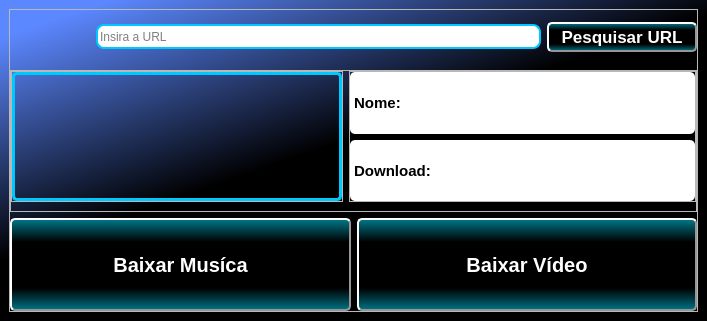
<?xml version="1.0" encoding="UTF-8"?>
<ui version="4.0">
 <class>MainWindow</class>
 <widget class="QMainWindow" name="MainWindow">
  <property name="geometry">
   <rect>
    <x>0</x>
    <y>0</y>
    <width>707</width>
    <height>321</height>
   </rect>
  </property>
  <property name="minimumSize">
   <size>
    <width>707</width>
    <height>321</height>
   </size>
  </property>
  <property name="maximumSize">
   <size>
    <width>1000</width>
    <height>400</height>
   </size>
  </property>
  <property name="cursor">
   <cursorShape>ArrowCursor</cursorShape>
  </property>
  <property name="windowTitle">
   <string>YoutubeDownloader</string>
  </property>
  <property name="windowIcon">
   <iconset resource="resources.qrc">
    <normaloff>:/newPrefix/download.ico</normaloff>:/newPrefix/download.ico</iconset>
  </property>
  <property name="styleSheet">
   <string notr="true"/>
  </property>
  <property name="tabShape">
   <enum>QTabWidget::Rounded</enum>
  </property>
  <widget class="QWidget" name="centralwidget">
   <property name="sizePolicy">
    <sizepolicy hsizetype="Expanding" vsizetype="Expanding">
     <horstretch>0</horstretch>
     <verstretch>0</verstretch>
    </sizepolicy>
   </property>
   <property name="maximumSize">
    <size>
     <width>999999</width>
     <height>16777215</height>
    </size>
   </property>
   <property name="cursor">
    <cursorShape>ArrowCursor</cursorShape>
   </property>
   <property name="styleSheet">
    <string notr="true">#centralwidget{ background-color: qlineargradient(spread:pad, x1:0.363, y1:0.534, x2:0.028, y2:0.097, stop:0 rgba(0, 0, 0, 255), stop:1 rgba(92, 136, 255, 255));}</string>
   </property>
   <layout class="QVBoxLayout" name="verticalLayout">
    <item>
     <widget class="QFrame" name="frame">
      <property name="sizePolicy">
       <sizepolicy hsizetype="Expanding" vsizetype="Expanding">
        <horstretch>0</horstretch>
        <verstretch>0</verstretch>
       </sizepolicy>
      </property>
      <property name="styleSheet">
       <string notr="true"/>
      </property>
      <property name="frameShape">
       <enum>QFrame::StyledPanel</enum>
      </property>
      <property name="frameShadow">
       <enum>QFrame::Raised</enum>
      </property>
      <layout class="QVBoxLayout" name="verticalLayout_2">
       <property name="leftMargin">
        <number>0</number>
       </property>
       <property name="topMargin">
        <number>0</number>
       </property>
       <property name="rightMargin">
        <number>0</number>
       </property>
       <property name="bottomMargin">
        <number>0</number>
       </property>
       <item>
        <layout class="QHBoxLayout" name="horizontalLayout">
         <item>
          <widget class="QLabel" name="Url_icone">
           <property name="sizePolicy">
            <sizepolicy hsizetype="Maximum" vsizetype="Minimum">
             <horstretch>0</horstretch>
             <verstretch>0</verstretch>
            </sizepolicy>
           </property>
           <property name="minimumSize">
            <size>
             <width>80</width>
             <height>54</height>
            </size>
           </property>
           <property name="maximumSize">
            <size>
             <width>16777215</width>
             <height>16777215</height>
            </size>
           </property>
           <property name="font">
            <font>
             <weight>50</weight>
             <bold>false</bold>
            </font>
           </property>
           <property name="styleSheet">
            <string notr="true">image: url(:/newPrefix/url_icon.ico);</string>
           </property>
           <property name="text">
            <string/>
           </property>
          </widget>
         </item>
         <item>
          <widget class="QLineEdit" name="lineEdit_Inserir_url">
           <property name="sizePolicy">
            <sizepolicy hsizetype="Preferred" vsizetype="Maximum">
             <horstretch>0</horstretch>
             <verstretch>0</verstretch>
            </sizepolicy>
           </property>
           <property name="minimumSize">
            <size>
             <width>15</width>
             <height>15</height>
            </size>
           </property>
           <property name="maximumSize">
            <size>
             <width>500</width>
             <height>25</height>
            </size>
           </property>
           <property name="font">
            <font>
             <weight>50</weight>
             <italic>false</italic>
             <bold>false</bold>
             <underline>false</underline>
             <strikeout>false</strikeout>
             <kerning>false</kerning>
            </font>
           </property>
           <property name="cursor">
            <cursorShape>IBeamCursor</cursorShape>
           </property>
           <property name="layoutDirection">
            <enum>Qt::LeftToRight</enum>
           </property>
           <property name="autoFillBackground">
            <bool>false</bool>
           </property>
           <property name="styleSheet">
            <string notr="true">
 border-radius: 8px;
border: 2px solid rgb(0, 200, 255);</string>
           </property>
           <property name="inputMethodHints">
            <set>Qt::ImhHiddenText</set>
           </property>
           <property name="inputMask">
            <string/>
           </property>
           <property name="text">
            <string/>
           </property>
           <property name="frame">
            <bool>true</bool>
           </property>
           <property name="echoMode">
            <enum>QLineEdit::Normal</enum>
           </property>
           <property name="placeholderText">
            <string>Insira a URL</string>
           </property>
           <property name="cursorMoveStyle">
            <enum>Qt::LogicalMoveStyle</enum>
           </property>
           <property name="clearButtonEnabled">
            <bool>true</bool>
           </property>
          </widget>
         </item>
         <item>
          <widget class="QPushButton" name="botao_colarurl">
           <property name="sizePolicy">
            <sizepolicy hsizetype="Minimum" vsizetype="Preferred">
             <horstretch>0</horstretch>
             <verstretch>0</verstretch>
            </sizepolicy>
           </property>
           <property name="minimumSize">
            <size>
             <width>10</width>
             <height>10</height>
            </size>
           </property>
           <property name="maximumSize">
            <size>
             <width>150</width>
             <height>30</height>
            </size>
           </property>
           <property name="font">
            <font>
             <pointsize>13</pointsize>
             <weight>75</weight>
             <bold>true</bold>
            </font>
           </property>
           <property name="toolTip">
            <string>&lt;html&gt;&lt;head/&gt;&lt;body&gt;&lt;p align=&quot;center&quot;&gt;&lt;span style=&quot; font-weight:600;&quot;&gt;run&lt;/span&gt;&lt;/p&gt;&lt;/body&gt;&lt;/html&gt;</string>
           </property>
           <property name="whatsThis">
            <string>&lt;html&gt;&lt;head/&gt;&lt;body&gt;&lt;p&gt;&lt;span style=&quot; font-size:7pt; color:#00ff00;&quot;&gt;Pesquisar URL&lt;/span&gt;&lt;/p&gt;&lt;/body&gt;&lt;/html&gt;</string>
           </property>
           <property name="styleSheet">
            <string notr="true">QPushButton{
border: 2px solid gray;
border-radius: 5px;
background-color: qlineargradient(spread:reflect, x1:0, y1:0.506, x2:0, y2:1, stop:0.511364 rgba(0, 0, 0, 255), stop:1 rgba(0, 116, 133, 255));
color:#ffffff;


border-top-color:4px  rgb(255, 255, 255);
border-left-color: rgb(255, 255, 255);
border-right-color: rgb(150, 150, 150);
border-bottom-color: rgb(150, 150, 150);



}

QPushButton:hover{
border: 1px solid rgb(0, 255, 0);

}

QPushButton:pressed {
border: 1px solid black;

  



}</string>
           </property>
           <property name="text">
            <string>Pesquisar URL</string>
           </property>
          </widget>
         </item>
        </layout>
       </item>
       <item>
        <widget class="QFrame" name="frame_2">
         <property name="frameShape">
          <enum>QFrame::StyledPanel</enum>
         </property>
         <property name="frameShadow">
          <enum>QFrame::Raised</enum>
         </property>
         <layout class="QHBoxLayout" name="horizontalLayout_4">
          <property name="spacing">
           <number>6</number>
          </property>
          <property name="leftMargin">
           <number>0</number>
          </property>
          <property name="topMargin">
           <number>0</number>
          </property>
          <property name="rightMargin">
           <number>0</number>
          </property>
          <property name="bottomMargin">
           <number>9</number>
          </property>
          <item>
           <widget class="QFrame" name="frame_4">
            <property name="sizePolicy">
             <sizepolicy hsizetype="Fixed" vsizetype="Fixed">
              <horstretch>0</horstretch>
              <verstretch>0</verstretch>
             </sizepolicy>
            </property>
            <property name="minimumSize">
             <size>
              <width>332</width>
              <height>131</height>
             </size>
            </property>
            <property name="styleSheet">
             <string notr="true"/>
            </property>
            <property name="frameShape">
             <enum>QFrame::StyledPanel</enum>
            </property>
            <property name="frameShadow">
             <enum>QFrame::Raised</enum>
            </property>
            <layout class="QHBoxLayout" name="horizontalLayout_3">
             <property name="spacing">
              <number>0</number>
             </property>
             <property name="leftMargin">
              <number>0</number>
             </property>
             <property name="topMargin">
              <number>0</number>
             </property>
             <property name="rightMargin">
              <number>0</number>
             </property>
             <property name="bottomMargin">
              <number>0</number>
             </property>
             <item>
              <widget class="QLabel" name="foto_imagem">
               <property name="sizePolicy">
                <sizepolicy hsizetype="Expanding" vsizetype="Minimum">
                 <horstretch>0</horstretch>
                 <verstretch>0</verstretch>
                </sizepolicy>
               </property>
               <property name="minimumSize">
                <size>
                 <width>125</width>
                 <height>0</height>
                </size>
               </property>
               <property name="styleSheet">
                <string notr="true">
border: 3px solid rgb(0, 200, 255);
border-radius: 5px;
color:#ffffff;</string>
               </property>
               <property name="text">
                <string/>
               </property>
              </widget>
             </item>
            </layout>
           </widget>
          </item>
          <item>
           <widget class="QFrame" name="frame_3">
            <property name="sizePolicy">
             <sizepolicy hsizetype="Expanding" vsizetype="Preferred">
              <horstretch>0</horstretch>
              <verstretch>0</verstretch>
             </sizepolicy>
            </property>
            <property name="frameShape">
             <enum>QFrame::StyledPanel</enum>
            </property>
            <property name="frameShadow">
             <enum>QFrame::Raised</enum>
            </property>
            <layout class="QVBoxLayout" name="verticalLayout_3">
             <property name="leftMargin">
              <number>0</number>
             </property>
             <property name="topMargin">
              <number>0</number>
             </property>
             <property name="rightMargin">
              <number>0</number>
             </property>
             <property name="bottomMargin">
              <number>0</number>
             </property>
             <item>
              <widget class="QLabel" name="nome">
               <property name="sizePolicy">
                <sizepolicy hsizetype="Expanding" vsizetype="Preferred">
                 <horstretch>0</horstretch>
                 <verstretch>0</verstretch>
                </sizepolicy>
               </property>
               <property name="font">
                <font>
                 <pointsize>11</pointsize>
                 <weight>75</weight>
                 <bold>true</bold>
                </font>
               </property>
               <property name="styleSheet">
                <string notr="true">background-color: rgb(255, 255, 255);
border-radius: 5px;</string>
               </property>
               <property name="text">
                <string> Nome:</string>
               </property>
              </widget>
             </item>
             <item>
              <widget class="QLabel" name="download">
               <property name="sizePolicy">
                <sizepolicy hsizetype="Preferred" vsizetype="Preferred">
                 <horstretch>0</horstretch>
                 <verstretch>0</verstretch>
                </sizepolicy>
               </property>
               <property name="font">
                <font>
                 <pointsize>11</pointsize>
                 <weight>75</weight>
                 <bold>true</bold>
                </font>
               </property>
               <property name="styleSheet">
                <string notr="true">border-radius: 5px;
background-color: rgb(255, 255, 255);</string>
               </property>
               <property name="text">
                <string> Download:</string>
               </property>
              </widget>
             </item>
            </layout>
           </widget>
          </item>
         </layout>
        </widget>
       </item>
       <item>
        <layout class="QHBoxLayout" name="horizontalLayout_2">
         <item>
          <widget class="QPushButton" name="botao_baixar_musica">
           <property name="sizePolicy">
            <sizepolicy hsizetype="Preferred" vsizetype="Preferred">
             <horstretch>0</horstretch>
             <verstretch>0</verstretch>
            </sizepolicy>
           </property>
           <property name="font">
            <font>
             <pointsize>15</pointsize>
             <weight>75</weight>
             <bold>true</bold>
             <stylestrategy>PreferDefault</stylestrategy>
            </font>
           </property>
           <property name="focusPolicy">
            <enum>Qt::ClickFocus</enum>
           </property>
           <property name="contextMenuPolicy">
            <enum>Qt::PreventContextMenu</enum>
           </property>
           <property name="whatsThis">
            <string>&lt;html&gt;&lt;head/&gt;&lt;body&gt;&lt;p&gt;&lt;span style=&quot; color:#ffffff;&quot;&gt;Baixar Musica&lt;/span&gt;&lt;/p&gt;&lt;/body&gt;&lt;/html&gt;</string>
           </property>
           <property name="styleSheet">
            <string notr="true">QPushButton{
border: 2px solid gray;
border-radius: 5px;
background-color: qlineargradient(spread:reflect, x1:0, y1:0.506, x2:0, y2:1, stop:0.511364 rgba(0, 0, 0, 255), stop:1 rgba(0, 116, 133, 255));
color:#ffffff;
font-size:15pt;

border-top-color:4px  rgb(255, 255, 255);
border-left-color: rgb(255, 255, 255);
border-right-color: rgb(150, 150, 150);
border-bottom-color: rgb(150, 150, 150);



}

QPushButton:hover{
border: 1px solid rgb(0, 255, 0);

}

QPushButton:pressed {
border: 2px solid gray;
border-radius: 5px;
background-color: qlineargradient(spread:reflect, x1:0, y1:0.506, x2:0, y2:1, stop:0.511364 rgba(0, 0, 0, 255), stop:1 rgba(0, 116, 133, 255));
color:#ffffff;
font-size:15pt;




}</string>
           </property>
           <property name="text">
            <string>Baixar Musíca</string>
           </property>
          </widget>
         </item>
         <item>
          <widget class="QPushButton" name="botao_baixar_video">
           <property name="sizePolicy">
            <sizepolicy hsizetype="Preferred" vsizetype="Preferred">
             <horstretch>0</horstretch>
             <verstretch>0</verstretch>
            </sizepolicy>
           </property>
           <property name="font">
            <font>
             <pointsize>15</pointsize>
             <weight>75</weight>
             <bold>true</bold>
            </font>
           </property>
           <property name="contextMenuPolicy">
            <enum>Qt::PreventContextMenu</enum>
           </property>
           <property name="styleSheet">
            <string notr="true">QPushButton{
border: 2px solid gray;
border-radius: 5px;
background-color: qlineargradient(spread:reflect, x1:0, y1:0.506, x2:0, y2:1, stop:0.511364 rgba(0, 0, 0, 255), stop:1 rgba(0, 116, 133, 255));
color:#ffffff;
font-size:15pt;

border-top-color:4px  rgb(255, 255, 255);
border-left-color: rgb(255, 255, 255);
border-right-color: rgb(150, 150, 150);
border-bottom-color: rgb(150, 150, 150);



}

QPushButton:hover{
border: 1px solid rgb(0, 255, 0);

}

QPushButton:pressed {
border: 2px solid gray;
border-radius: 5px;
background-color: qlineargradient(spread:reflect, x1:0, y1:0.506, x2:0, y2:1, stop:0.511364 rgba(0, 0, 0, 255), stop:1 rgba(0, 116, 133, 255));
color:#ffffff;
font-size:15pt;



}</string>
           </property>
           <property name="text">
            <string>Baixar Vídeo</string>
           </property>
          </widget>
         </item>
        </layout>
       </item>
      </layout>
     </widget>
    </item>
   </layout>
  </widget>
 </widget>
 <resources>
  <include location="resources.qrc"/>
 </resources>
 <connections/>
</ui>
